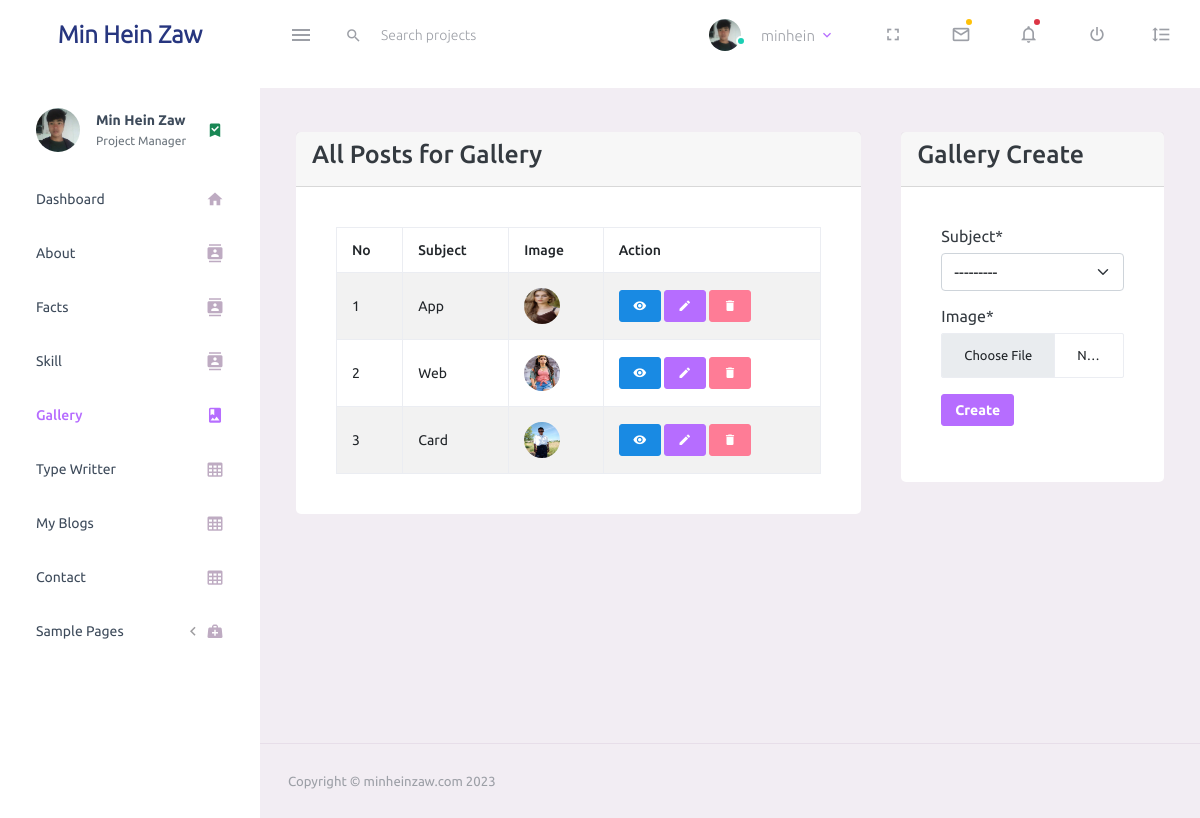
The app's page /gallery/ (signed in) with its own data.
### base/models.py (models this page shows, shortened)
class About(models.Model):
    name = models.CharField(max_length=100, null=True)
    birthday = models.DateField(null=True)
    email = models.EmailField(null=True)
    phone = models.CharField(max_length=15, null=True)
    address = models.CharField(max_length=100, null=True)
    description = RichTextField(null=True, blank=True)
    created = models.DateTimeField(auto_now=True)
    updated = models.DateTimeField(auto_now_add=True)

class Gallery(models.Model):
    subject = models.CharField(max_length=3, choices=SUBJECT, null=True)
    image = models.ImageField(upload_to="photoes/", null=True)

### base/views.py (the view)
# urls.py: path('gallery/', views.galleryPage, name="gallery"),
@login_required (login_url='login')
def galleryPage(request):
    abouts = About.objects.all()
    page = "gallery-create"
    forms = GalleryForm()
    galleries = Gallery.objects.all()
    if request.method == "POST":
        form = GalleryForm(request.POST, request.FILES)
        form.is_valid()
        form.save()
        messages.success(request, "Your Add Gallery is sucessfully!" )
        return redirect('gallery')
    context = {'page':page,'forms':forms, 'galleries':galleries, 'abouts':abouts}
    return render(request, 'backend/gallery/gallery.html', context)

### base/forms.py
class GalleryForm(forms.ModelForm):
    class Meta:
        model = Gallery
        fields = "__all__"
        widgets = {
            'subject':forms.Select(attrs=({'class':'custom_input'})),
            'image':forms.FileInput(attrs=({'placeholder':'Choice image...', 'class':'custom-input'})),
        }

### base/templates/backend/gallery/gallery.html (shortened to what this page needs)
{% extends 'main.html' %}
{% load crispy_forms_tags %}
{% block content %}
    <div class="row">
        <div class="col-md-8">
            <div class="card">
                <div class="card-header">
                    <h3>All Posts for Gallery</h3>
                </div>
                <div class="card-body">
                    <table class="table table-striped table-bordered">
                        <thead>
                            <tr>
                                <th>No</th>
                                <th>Subject</th>
                                <th>Image</th>
                                <th>Action</th>
                            </tr>
                        </thead>
                        <tbody>
                            {% for gallery in galleries %}
                                <tr>
                                    <td>{{forloop.counter}}</td>
                                    <td>{{gallery.get_subject_display}}</td>
                                    <td>
                                        <img src="{{gallery.image.url}}" alt="">
                                    </td>
                                    <td>
                                        <a href="{% url 'gallery-view' gallery.id %}" class="btn btn-info btn-sm"><span class="mdi mdi-eye"></span></a>
                                        <a href="{% url 'gallery-edit' gallery.id %}" class="btn btn-primary btn-sm"><span class="mdi mdi-pencil"></span></a>
                                        <a href="{% url 'gallery-delete' gallery.id %}" class="btn btn-danger btn-sm"><span class="mdi mdi-delete"></span></a>
                                    </td>
                                </tr>
                            {% endfor %}
                        </tbody>
                    </table>
                </div>
            </div>
        </div>
       {% if page == "gallery-create" %}
            <div class="col-md-4">
                <div class="card">
                    <div class="card-header">
                        <h3>Gallery Create</h3>
                    </div>
                    <div class="card-body">
                        <form action="" method="POST" enctype="multipart/form-data">
                            {{forms.subject|as_crispy_field}}
                            {{forms.image|as_crispy_field}}
                            <button type="submit" class="btn btn-primary btn-sm">Create</button>
                        </form>
                    </div>
                </div>
            </div>
        {% endif %}
    </div>
{% endblock content %}

### templates/navbar.html (shortened to what this page needs)
{% load static %}
<nav class="navbar default-layout-navbar col-lg-12 col-12 p-0 fixed-top d-flex flex-row">
    <div class="text-center navbar-brand-wrapper d-flex align-items-center justify-content-center">
      <a class="navbar-brand brand-logo" href="{% url 'index' %}"> <strong><span>Min Hein Zaw</span></strong> </a>
    </div>
    <div class="navbar-menu-wrapper d-flex align-items-stretch">
      <button class="navbar-toggler navbar-toggler align-self-center" type="button" data-toggle="minimize">
        <span class="mdi mdi-menu"></span>
      </button>
      <div class="search-field d-none d-md-block">
        <form class="d-flex align-items-center h-100" action="#">
          <div class="input-group">
            <div class="input-group-prepend bg-transparent">
              <i class="input-group-text border-0 mdi mdi-magnify"></i>
            </div>
            <input type="text" class="form-control bg-transparent border-0" placeholder="Search projects">
          </div>
        </form>
      </div>
      <ul class="navbar-nav navbar-nav-right">
        <li class="nav-item nav-profile dropdown">
          <a class="nav-link dropdown-toggle" id="profileDropdown" href="#" data-bs-toggle="dropdown" aria-expanded="false">
            <div class="nav-profile-img">
              <img src="{% static 'assets/images/faces/logo.jpg' %}" alt="image">
              <span class="availability-status online"></span>
            </div>
            <div class="nav-profile-text">
              {% if request.user.is_authenticated %}
                <p class='mt-3'>{{request.user}}</p>
              {% endif %}
            </div>
          </a>
        </li>
        <li class="nav-item d-none d-lg-block full-screen-link">
          <a class="nav-link">
            <i class="mdi mdi-fullscreen" id="fullscreen-button"></i>
          </a>
        </li>
        <li class="nav-item dropdown">
          <a class="nav-link count-indicator dropdown-toggle" id="messageDropdown" href="#" data-bs-toggle="dropdown" aria-expanded="false">
            <i class="mdi mdi-email-outline"></i>
            <span class="count-symbol bg-warning"></span>
          </a>
        </li>
        <li class="nav-item dropdown">
          <a class="nav-link count-indicator dropdown-toggle" id="notificationDropdown" href="#" data-bs-toggle="dropdown">
            <i class="mdi mdi-bell-outline"></i>
            <span class="count-symbol bg-danger"></span>
          </a>
        </li>
        <li class="nav-item nav-logout d-none d-lg-block">
          <a class="nav-link" href="#">
            <i class="mdi mdi-power"></i>
          </a>
        </li>
        <li class="nav-item nav-settings d-none d-lg-block">
          <a class="nav-link" href="#">
            <i class="mdi mdi-format-line-spacing"></i>
          </a>
        </li>
      </ul>
    </div>
  </nav>

### templates/sidebar.html (shortened to what this page needs)
{% load static %}
<nav class="sidebar sidebar-offcanvas" id="sidebar">
    <ul class="nav">
      <li class="nav-item nav-profile">
        <a href="#" class="nav-link">
          <div class="nav-profile-image">
            <img src="{% static 'assets/images/logo.jpg' %}" alt="profile">
          </div>
          <div class="nav-profile-text d-flex flex-column">
            {% for about in abouts %}
            <span class="font-weight-bold mb-2">{{about.name}}</span>
            {% endfor %}
            <span class="text-secondary text-small">Project Manager</span>
          </div>
          <i class="mdi mdi-bookmark-check text-success nav-profile-badge"></i>
        </a>
      </li>
      {% url 'index' as url %}
      <li class="nav-item {% if request.path == url %}active{% endif %}">
        <a class="nav-link" href="{% url 'index' %}">
          <span class="menu-title">Dashboard</span>
          <i class="mdi mdi-home menu-icon"></i>
        </a>
      </li>
      {% url 'about' as url %}
      <li class="nav-item {% if request.path == url %}active{% endif %}">
        <a class="nav-link" href="{% url 'about' %}">
          <span class="menu-title">About</span>
          <i class="mdi mdi-contacts menu-icon"></i>
        </a>
      </li>
      {% url 'fact' as url %}
      <li class="nav-item {% if request.path == url %}active{% endif %}">
        <a class="nav-link" href="{% url 'fact' %}">
          <span class="menu-title">Facts</span>
          <i class="mdi mdi-contacts menu-icon"></i>
        </a>
      </li>
      {% url 'skill' as url %}
      <li class="nav-item {% if request.path == url %}active{% endif %}">
        <a class="nav-link" href="{% url 'skill' %}">
          <span class="menu-title">Skill</span>
          <i class="mdi mdi-contacts menu-icon"></i>
        </a>
      </li>
      {% url 'gallery' as url %}
      <li class="nav-item {% if request.path == url %}active{% endif %}">
        <a class="nav-link" href="{% url 'gallery' %}">
          <span class="menu-title">Gallery</span>
          <i class="mdi mdi-image-album menu-icon"></i>
        </a>
      </li>
      {% url 'typewritter' as url %}
      <li class="nav-item {% if request.path == url %}active{% endif %}">
        <a class="nav-link" href="{% url 'typewritter' %}">
          <span class="menu-title">Type Writter</span>
          <i class="mdi mdi-table-large menu-icon"></i>
        </a>
      </li>
      {% url 'myblog' as url %}
      <li class="nav-item {% if request.path == url %}active{% endif %}">
        <a class="nav-link" href="{% url 'myblog' %}">
          <span class="menu-title">My Blogs</span>
          <i class="mdi mdi-table-large menu-icon"></i>
        </a>
      </li>
      {% url 'contact' as url %}
      <li class="nav-item {% if request.path == url %}active{% endif %}">
        <a class="nav-link" href="{% url 'contact' %}">
          <span class="menu-title">Contact</span>
          <i class="mdi mdi-table-large menu-icon"></i>
        </a>
      </li>
      <li class="nav-item">
        <a class="nav-link" data-bs-toggle="collapse" href="#general-pages" aria-expanded="false" aria-controls="general-pages">
          <span class="menu-title">Sample Pages</span>
          <i class="menu-arrow"></i>
          <i class="mdi mdi-medical-bag menu-icon"></i>
        </a>
      </li>
    </ul>
  </nav>

### records on screen
About: name "Min Hein Zaw"
Gallery: subject "App", image (picture)
Gallery: subject "Web", image (picture)
Gallery: subject "Card", image (picture)

### other values on screen
{{ request.user }} "minhein"
